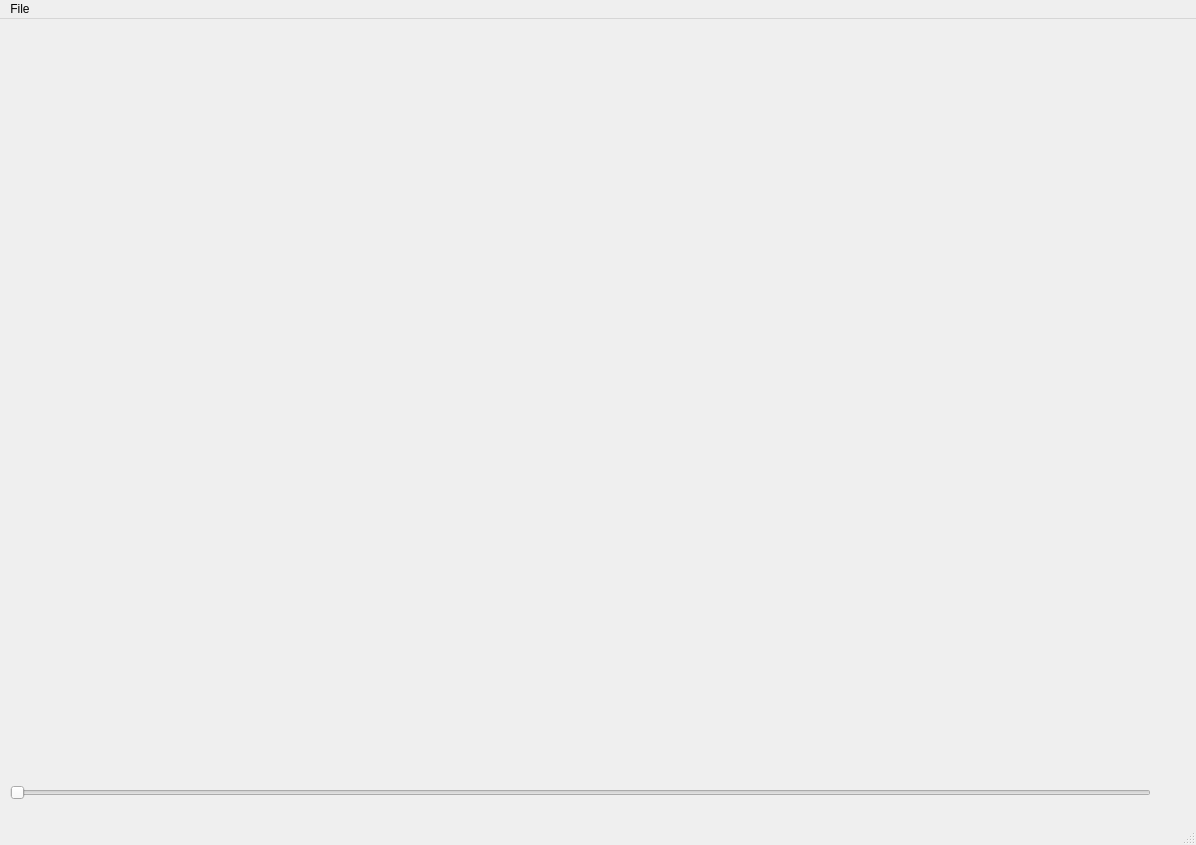
<?xml version="1.0" encoding="UTF-8"?>
<ui version="4.0">
 <class>MainWindow</class>
 <widget class="QMainWindow" name="MainWindow">
  <property name="geometry">
   <rect>
    <x>0</x>
    <y>0</y>
    <width>1196</width>
    <height>845</height>
   </rect>
  </property>
  <property name="windowTitle">
   <string>MainWindow</string>
  </property>
  <widget class="QWidget" name="centralwidget">
   <widget class="QWidget" name="verticalLayoutWidget_3">
    <property name="geometry">
     <rect>
      <x>0</x>
      <y>0</y>
      <width>1161</width>
      <height>791</height>
     </rect>
    </property>
    <layout class="QVBoxLayout" name="verticalLayout_3">
     <property name="leftMargin">
      <number>10</number>
     </property>
     <property name="topMargin">
      <number>10</number>
     </property>
     <property name="rightMargin">
      <number>10</number>
     </property>
     <property name="bottomMargin">
      <number>10</number>
     </property>
     <item>
      <layout class="QHBoxLayout" name="horizontalLayout_3">
       <item>
        <layout class="QVBoxLayout" name="verticalLayout">
         <property name="leftMargin">
          <number>20</number>
         </property>
         <property name="topMargin">
          <number>20</number>
         </property>
         <property name="rightMargin">
          <number>20</number>
         </property>
         <property name="bottomMargin">
          <number>20</number>
         </property>
         <item>
          <widget class="QLabelAlterada" name="new_2">
           <property name="cursor">
            <cursorShape>PointingHandCursor</cursorShape>
           </property>
           <property name="focusPolicy">
            <enum>Qt::ClickFocus</enum>
           </property>
           <property name="text">
            <string/>
           </property>
           <property name="pixmap">
            <pixmap>images/new.png</pixmap>
           </property>
          </widget>
         </item>
         <item>
          <widget class="QLabelAlterada" name="hightlight">
           <property name="cursor">
            <cursorShape>PointingHandCursor</cursorShape>
           </property>
           <property name="focusPolicy">
            <enum>Qt::ClickFocus</enum>
           </property>
           <property name="text">
            <string/>
           </property>
           <property name="pixmap">
            <pixmap>images/highlights.png</pixmap>
           </property>
          </widget>
         </item>
         <item>
          <widget class="QLabelAlterada" name="brillance">
           <property name="cursor">
            <cursorShape>PointingHandCursor</cursorShape>
           </property>
           <property name="focusPolicy">
            <enum>Qt::ClickFocus</enum>
           </property>
           <property name="text">
            <string/>
           </property>
           <property name="pixmap">
            <pixmap>images/brilliance.png</pixmap>
           </property>
          </widget>
         </item>
        </layout>
       </item>
       <item>
        <layout class="QVBoxLayout" name="verticalLayout_4">
         <property name="spacing">
          <number>20</number>
         </property>
         <property name="leftMargin">
          <number>20</number>
         </property>
         <property name="topMargin">
          <number>20</number>
         </property>
         <property name="rightMargin">
          <number>20</number>
         </property>
         <property name="bottomMargin">
          <number>20</number>
         </property>
         <item>
          <widget class="QLabelAlterada" name="mirror">
           <property name="cursor">
            <cursorShape>PointingHandCursor</cursorShape>
           </property>
           <property name="focusPolicy">
            <enum>Qt::ClickFocus</enum>
           </property>
           <property name="text">
            <string/>
           </property>
           <property name="pixmap">
            <pixmap>images/mirror.png</pixmap>
           </property>
          </widget>
         </item>
         <item>
          <widget class="QLabelAlterada" name="rotate_90">
           <property name="cursor">
            <cursorShape>PointingHandCursor</cursorShape>
           </property>
           <property name="focusPolicy">
            <enum>Qt::ClickFocus</enum>
           </property>
           <property name="text">
            <string/>
           </property>
           <property name="pixmap">
            <pixmap>images/rotate_90.png</pixmap>
           </property>
          </widget>
         </item>
        </layout>
       </item>
       <item>
        <layout class="QVBoxLayout" name="verticalLayout_2">
         <item>
          <widget class="QLabelAlterada" name="label_1">
           <property name="focusPolicy">
            <enum>Qt::ClickFocus</enum>
           </property>
           <property name="text">
            <string/>
           </property>
          </widget>
         </item>
         <item>
          <widget class="QLabelAlterada" name="label_2">
           <property name="focusPolicy">
            <enum>Qt::ClickFocus</enum>
           </property>
           <property name="text">
            <string/>
           </property>
          </widget>
         </item>
         <item>
          <widget class="QLabelAlterada" name="label_3">
           <property name="focusPolicy">
            <enum>Qt::ClickFocus</enum>
           </property>
           <property name="text">
            <string/>
           </property>
          </widget>
         </item>
         <item>
          <widget class="QLabelAlterada" name="label_6">
           <property name="focusPolicy">
            <enum>Qt::ClickFocus</enum>
           </property>
           <property name="text">
            <string/>
           </property>
          </widget>
         </item>
         <item>
          <widget class="QLabelAlterada" name="label_4">
           <property name="focusPolicy">
            <enum>Qt::ClickFocus</enum>
           </property>
           <property name="text">
            <string/>
           </property>
          </widget>
         </item>
         <item>
          <widget class="QLabelAlterada" name="label_5">
           <property name="focusPolicy">
            <enum>Qt::ClickFocus</enum>
           </property>
           <property name="text">
            <string/>
           </property>
          </widget>
         </item>
         <item>
          <widget class="QLabel" name="label_7">
           <property name="focusPolicy">
            <enum>Qt::ClickFocus</enum>
           </property>
           <property name="text">
            <string/>
           </property>
          </widget>
         </item>
        </layout>
       </item>
       <item>
        <widget class="QLabel" name="imageplace">
         <property name="text">
          <string/>
         </property>
        </widget>
       </item>
       <item>
        <layout class="QVBoxLayout" name="main_tools">
         <property name="leftMargin">
          <number>20</number>
         </property>
         <property name="topMargin">
          <number>20</number>
         </property>
         <property name="rightMargin">
          <number>20</number>
         </property>
         <property name="bottomMargin">
          <number>20</number>
         </property>
         <item>
          <widget class="QLabelAlterada" name="filters">
           <property name="cursor">
            <cursorShape>PointingHandCursor</cursorShape>
           </property>
           <property name="focusPolicy">
            <enum>Qt::ClickFocus</enum>
           </property>
           <property name="text">
            <string/>
           </property>
           <property name="pixmap">
            <pixmap>images/filters.png</pixmap>
           </property>
          </widget>
         </item>
         <item>
          <widget class="QLabelAlterada" name="reverse">
           <property name="cursor">
            <cursorShape>PointingHandCursor</cursorShape>
           </property>
           <property name="focusPolicy">
            <enum>Qt::ClickFocus</enum>
           </property>
           <property name="text">
            <string/>
           </property>
           <property name="pixmap">
            <pixmap>images/move_wrap.png</pixmap>
           </property>
          </widget>
         </item>
         <item>
          <widget class="QLabelAlterada" name="edits">
           <property name="cursor">
            <cursorShape>PointingHandCursor</cursorShape>
           </property>
           <property name="focusPolicy">
            <enum>Qt::ClickFocus</enum>
           </property>
           <property name="text">
            <string/>
           </property>
           <property name="pixmap">
            <pixmap>images/edit.png</pixmap>
           </property>
          </widget>
         </item>
        </layout>
       </item>
      </layout>
     </item>
     <item>
      <widget class="QSlider" name="valuegforeditor">
       <property name="maximum">
        <number>15</number>
       </property>
       <property name="pageStep">
        <number>1</number>
       </property>
       <property name="orientation">
        <enum>Qt::Horizontal</enum>
       </property>
      </widget>
     </item>
    </layout>
   </widget>
  </widget>
  <widget class="QMenuBar" name="menubar">
   <property name="geometry">
    <rect>
     <x>0</x>
     <y>0</y>
     <width>1196</width>
     <height>22</height>
    </rect>
   </property>
   <widget class="QMenu" name="menu">
    <property name="title">
     <string>File</string>
    </property>
    <addaction name="separator"/>
    <addaction name="openphotoact"/>
    <addaction name="renamephotoact"/>
    <addaction name="savephotoact"/>
    <addaction name="separator"/>
   </widget>
   <addaction name="menu"/>
  </widget>
  <widget class="QStatusBar" name="statusbar"/>
  <action name="openphotoact">
   <property name="checkable">
    <bool>true</bool>
   </property>
   <property name="text">
    <string>Open</string>
   </property>
   <property name="whatsThis">
    <string>Ctrl+O</string>
   </property>
   <property name="shortcut">
    <string>Ctrl+O</string>
   </property>
  </action>
  <action name="newphotoact">
   <property name="checkable">
    <bool>true</bool>
   </property>
   <property name="text">
    <string>New...</string>
   </property>
   <property name="whatsThis">
    <string>Ctrl+N</string>
   </property>
   <property name="shortcut">
    <string>Ctrl+N</string>
   </property>
  </action>
  <action name="deletephotoact">
   <property name="checkable">
    <bool>true</bool>
   </property>
   <property name="text">
    <string>Delete</string>
   </property>
   <property name="whatsThis">
    <string>Ctrl+D</string>
   </property>
   <property name="shortcut">
    <string>Ctrl+D</string>
   </property>
  </action>
  <action name="closephotoact">
   <property name="checkable">
    <bool>true</bool>
   </property>
   <property name="text">
    <string>Close</string>
   </property>
  </action>
  <action name="renamephotoact">
   <property name="checkable">
    <bool>true</bool>
   </property>
   <property name="text">
    <string>Rename</string>
   </property>
  </action>
  <action name="actionUndo">
   <property name="text">
    <string>Undo</string>
   </property>
   <property name="whatsThis">
    <string>Ctrl+Z</string>
   </property>
   <property name="shortcut">
    <string>Ctrl+Z</string>
   </property>
  </action>
  <action name="actionCopy">
   <property name="text">
    <string>Redo</string>
   </property>
   <property name="whatsThis">
    <string>Ctrl+Shift+Z</string>
   </property>
   <property name="shortcut">
    <string>Ctrl+Shift+Z</string>
   </property>
  </action>
  <action name="actionPaste">
   <property name="text">
    <string>Copy</string>
   </property>
   <property name="whatsThis">
    <string>Ctrl+C</string>
   </property>
   <property name="shortcut">
    <string>Ctrl+C</string>
   </property>
  </action>
  <action name="savephotoact">
   <property name="checkable">
    <bool>true</bool>
   </property>
   <property name="text">
    <string>Save</string>
   </property>
   <property name="whatsThis">
    <string>Ctlr+S</string>
   </property>
   <property name="shortcut">
    <string>Ctrl+S</string>
   </property>
  </action>
 </widget>
 <customwidgets>
  <customwidget>
   <class>QLabelAlterada</class>
   <extends>QLabel</extends>
   <header>QLabel.h</header>
  </customwidget>
 </customwidgets>
 <resources/>
 <connections/>
</ui>
